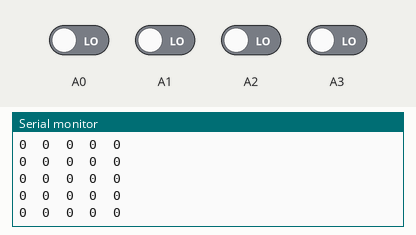
Recording of a sketch running on a simulated Arduino Mega 2560, built with avr-gcc and run on an emulated ATmega2560. Shown: the last lines printed to the serial monitor. The inputs (shaded band) are chosen by the test bench; at power-on: A0–3 LOW.

Above: at 12.2 s.
12.3 s: A0 driven HIGH
At 12.52 s:
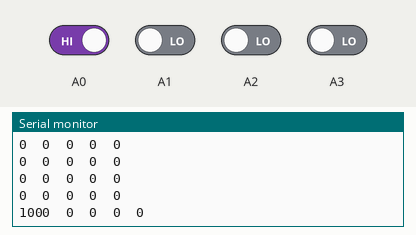
13.8 s: A1 driven HIGH
At 14.04 s:
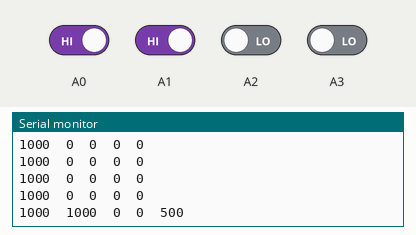
15.3 s: A2 driven HIGH
At 15.56 s:
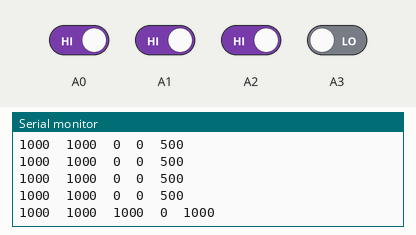
16.8 s: A3 driven HIGH
At 17.08 s:
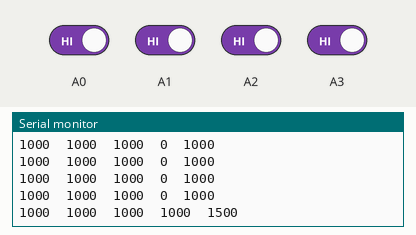
18.3 s: A0 driven LOW
At 18.6 s:
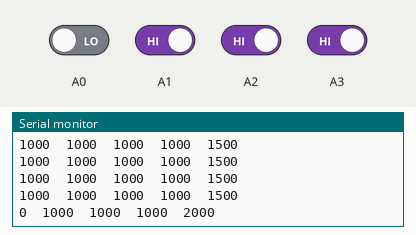
19.8 s: A1 driven LOW
At 20.12 s:
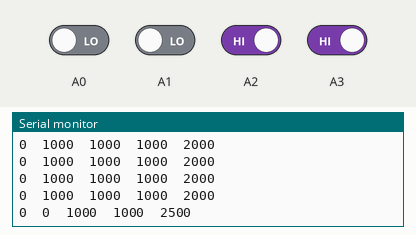
Timing chart, 0 to 22.3 s (numbered marks = the images above; inputs shaded):
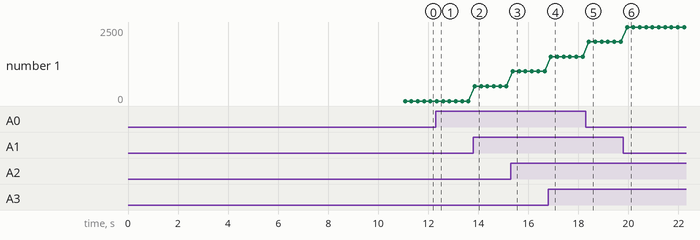

Measured:
- after the input at 12.3 s, the serial monitor: prints a new line at once (image 1)
- after the input at 13.8 s, the serial monitor: prints a new line after 0.06 s (image 2)
- after the input at 15.3 s, the serial monitor: prints a new line after 0.08 s (image 3)
- after the input at 16.8 s, the serial monitor: prints a new line after 0.10 s (image 4)
- after the input at 18.3 s, the serial monitor: prints a new line after 0.12 s (image 5)
- after the input at 19.8 s, the serial monitor: prints a new line after 0.14 s (image 6)
- plotted number 1: 0 → 500 after the input at 13.8 s, 1000 → 1500 after the input at 16.8 s, 1500 → 2000 after the input at 18.3 s, 2000 → 2500 after the input at 19.8 s

The sketch:

02_Read_Calibrated.ino
```cpp
#include <QTRSensors.h>

QTRSensors qtr_front;
QTRSensors qtr_back;
QTRSensors qtr_left;
QTRSensors qtr_right;

const uint8_t SensorCount = 4;
uint16_t sensorValues[SensorCount];

void setupLineSensors()
{
  const uint16_t def_timeout = 1000;
  Serial.println("initializinf line sensors . . .");

  //front line sensor
  qtr_front.setTimeout(def_timeout);
  qtr_front.setTypeRC();
  qtr_front.setSensorPins((const uint8_t[]) {
    A0, A1, A2, A3
  }, SensorCount);
  qtr_front.setEmitterPin(33);

  //back line sensor
  qtr_back.setTimeout(def_timeout);
  qtr_back.setTypeRC();
  qtr_back.setSensorPins((const uint8_t[]) {
    A15, A14, A13, A12
  }, SensorCount);
  qtr_back.setEmitterPin(32);

  //left line sensor
  qtr_left.setTimeout(def_timeout);
  qtr_left.setTypeRC();
  qtr_left.setSensorPins((const uint8_t[]) {
    A7, A6, A5, A4
  }, SensorCount);
  qtr_left.setEmitterPin(30);

  //right line sensor
  qtr_right.setTimeout(def_timeout);
  qtr_right.setTypeRC();
  qtr_right.setSensorPins((const uint8_t[]) {
    A8, A9, A10, A11
  }, SensorCount);
  qtr_right.setEmitterPin(31);
}

void setup()
{
  Serial.begin(9600);

  //configure line sensors
  setupLineSensors();

  //calibrate line sensor
  calibrate_sensor(qtr_front);
}

void loop()
{
  // read calibrated sensor values and obtain a measure of the line position
  // from 0 to 5000 (for a white line, use readLineWhite() instead)
  uint16_t position = qtr_front.readLineBlack(sensorValues);

  // print the sensor values as numbers from 0 to 1000, where 0 means maximum
  // reflectance and 1000 means minimum reflectance, followed by the line
  // position
  for (uint8_t i = 0; i < SensorCount; i++)
  {
    Serial.print(sensorValues[i]);
    Serial.print('\t');
  }
  Serial.println(position);

  delay(250);
}

void calibrate_sensor(QTRSensors &lineSensor)
{
  Serial.println("Calibrating . . .");
  Serial.println("Slowly move the sensor across the electrical tape");
  // 2.5 ms RC read timeout (default) * 10 reads per calibrate() call
  // = ~25 ms per calibrate() call.
  // Call calibrate() 400 times to make calibration take about 10 seconds.
  for (uint16_t i = 0; i < 400; i++)
  {
    lineSensor.calibrate();
  }
  Serial.println();

  Serial.print("Minimum Values: ");
  // print the calibration minimum values measured when emitters were on
  for (uint8_t i = 0; i < SensorCount; i++)
  {
    Serial.print(lineSensor.calibrationOn.minimum[i]);
    Serial.print(' ');
  }
  Serial.println();

  Serial.print("Maximum Values: ");
  // print the calibration maximum values measured when emitters were on
  for (uint8_t i = 0; i < SensorCount; i++)
  {
    Serial.print(lineSensor.calibrationOn.maximum[i]);
    Serial.print(' ');
  }
  Serial.println();
  Serial.println("Done calibrating!");
  delay(1000);
  Serial.println();
}
```
